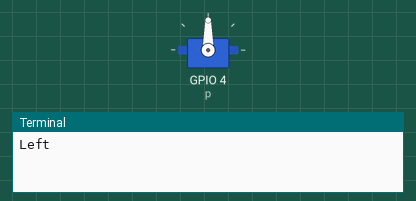
A program run on a simulated Raspberry Pi (BCM pin numbers). On the bench: servo, the last lines printed to the terminal. Servo angles are drawn from the pulse width (0.5 ms = 0°, 2.5 ms = 180°).

Above: at 0.05 s.
At 7.45 s:
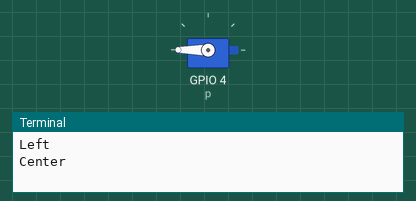
At 14.95 s:
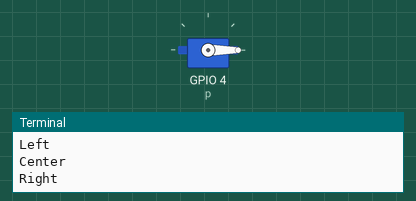
Timing chart, 0 to 19.5 s (numbered marks = the images above):
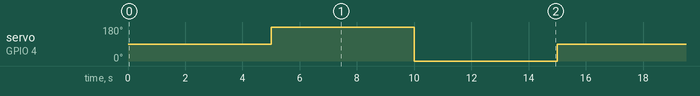

Measured:
- by itself, servo on GPIO 4 (p): repeats every 15.0 s: 0° 5.0 s, 90° 5.0 s, 180° 5.0 s

The program:

servomotor_e1.py
```python
import RPi.GPIO as GPIO
import time
GPIO.setmode(GPIO.BCM)
GPIO.setup(4,GPIO.OUT)
p=GPIO.PWM(4,50)
p.start(7.5)
try:
	while True:
		p.ChangeDutyCycle(7.5)
		print "Left"
		time.sleep(5)
		p.ChangeDutyCycle(12.5)
		print "Center"
		time.sleep(5)
		p.ChangeDutyCycle(2.5)
		print "Right"
		time.sleep(5)
except KeyboardInterrupt:
	p.stop()
	GPIO.cleanup()
```
